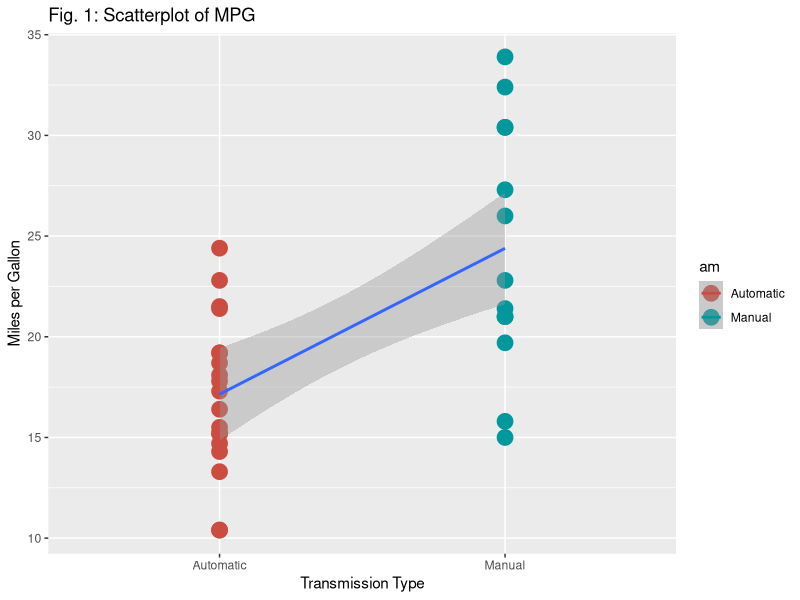
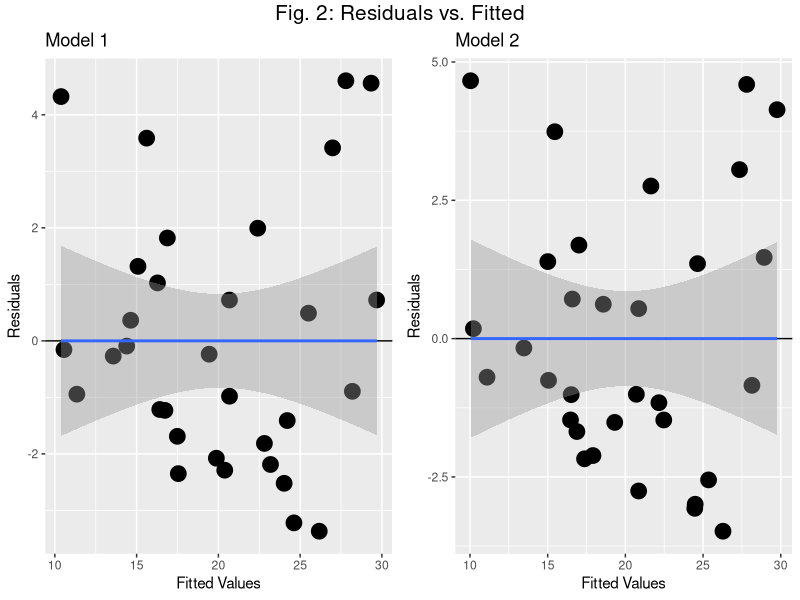
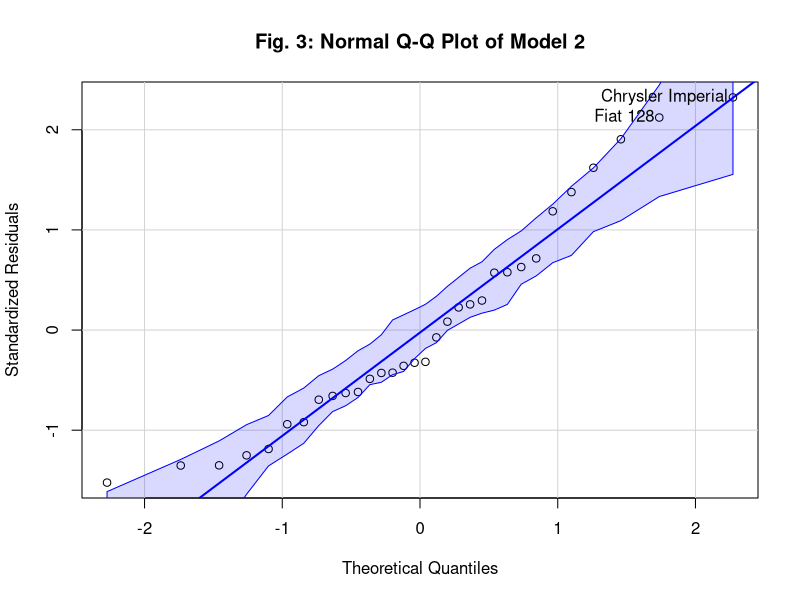

Reproduce these figures in R, in order.
## ---- chunk 1
library(datasets); library(car)

mtcars$am <- factor(mtcars$am); levels(mtcars$am) <- c("Automatic", "Manual") # Transmission Type Factor
mtcars$vs <- factor(mtcars$vs); levels(mtcars$vs) <- c("V", "Straight")
mtcars$cyl <- factor(mtcars$cyl); mtcars$gear <- factor(mtcars$gear); mtcars$carb <- factor(mtcars$carb)
## ---- chunk 2
fit1 <- lm(mpg ~ . - carb - cyl - gear - disp, data = mtcars) # Model 1
vif(fit1)
## ---- chunk 3
fit2 <- lm(mpg ~ am + wt + qsec, data = mtcars) # Model 2
vif(fit2)
## ---- chunk 4
dfPRESS <- data.frame(Model_1 = sum((resid(fit1) / (1-hatvalues(fit1)))^2), Model_2 = sum((resid(fit2) / (1-hatvalues(fit2)))^2), row.names = "PRESS Values")
dfPRESS
## ---- chunk 5
summary(fit2)$coef
cat('R-Squared: ', summary(fit2)$r.squared)
cat('Manual Transmission Confidence Interval: ', summary(fit2)$coef['amManual','Estimate'] + c(-1,1) * qt(.975, df = fit2$df) * summary(fit2)$coef['amManual','Std. Error'])
## ---- chunk 6
library(ggplot2)
library(grid)
library(gridExtra)
## ---- chunk 7
ggplot(mtcars, aes(x=am, y=mpg, color=am, group=1)) +
  geom_point(size = 5) + 
  scale_colour_hue(l=50) + 
  geom_smooth(method=lm, size=1) +
  labs(title="Fig. 1: Scatterplot of MPG", x="Transmission Type", y="Miles per Gallon")
## ---- chunk 8
p2a <- ggplot(mtcars, aes(x=predict(fit1),y=resid(fit1))) + geom_point(size = 5) + geom_hline(yintercept=0) + geom_smooth(method=lm) + labs(title="Model 1", x="Fitted Values", y="Residuals")

p2b <- ggplot(mtcars, aes(x=predict(fit2),y=resid(fit2))) + geom_point(size = 5) + geom_hline(yintercept=0) + geom_smooth(method=lm) + labs(title="Model 2", x="Fitted Values", y="Residuals")

grid.arrange(p2a, p2b, ncol = 2, nrow = 1, top = textGrob("Fig. 2: Residuals vs. Fitted",gp=gpar(fontsize=15)))
## ---- chunk 9
qqPlot(fit2, ylab="Standardized Residuals", xlab="Theoretical Quantiles", main="Fig. 3: Normal Q-Q Plot of Model 2")
